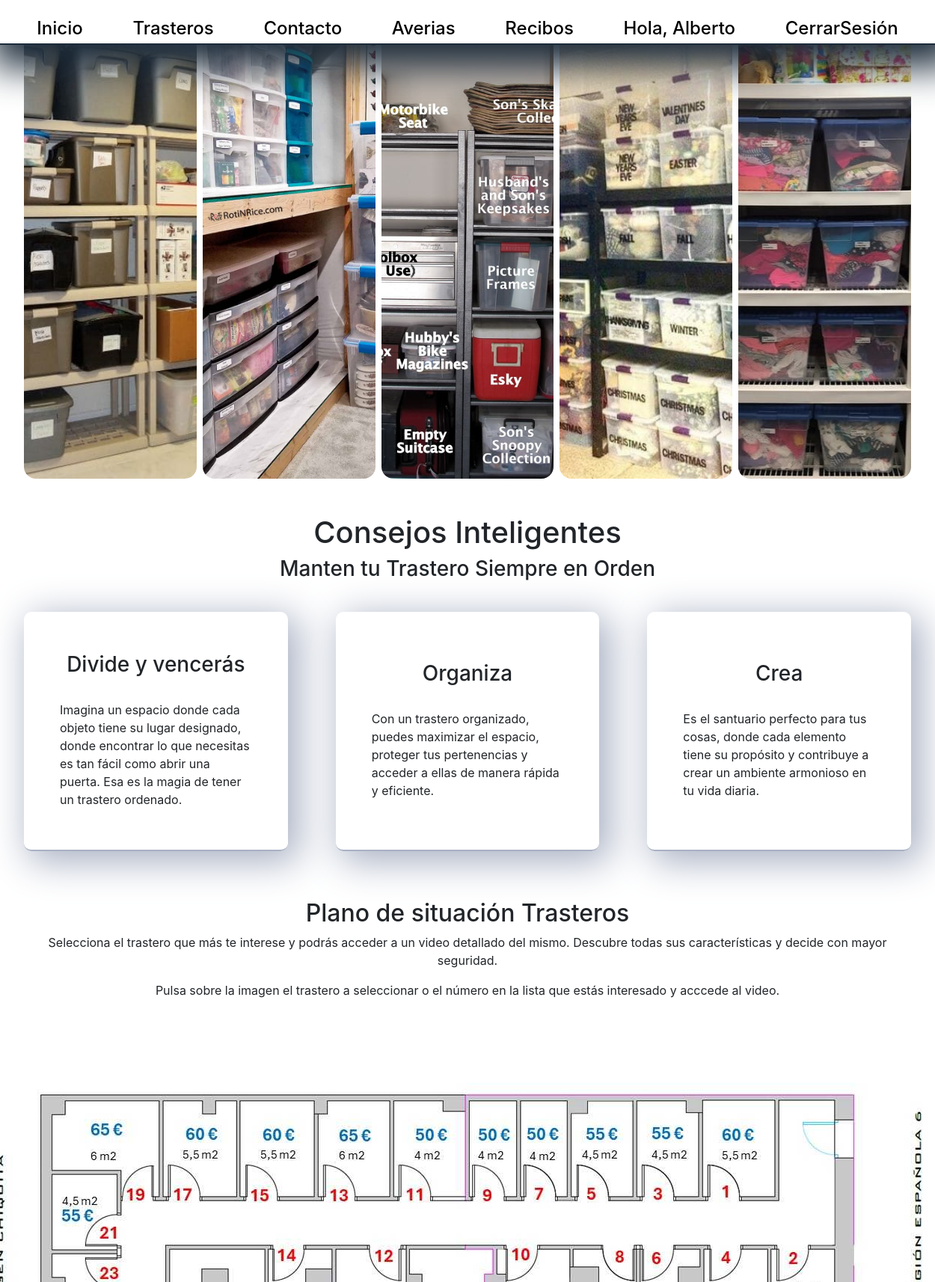
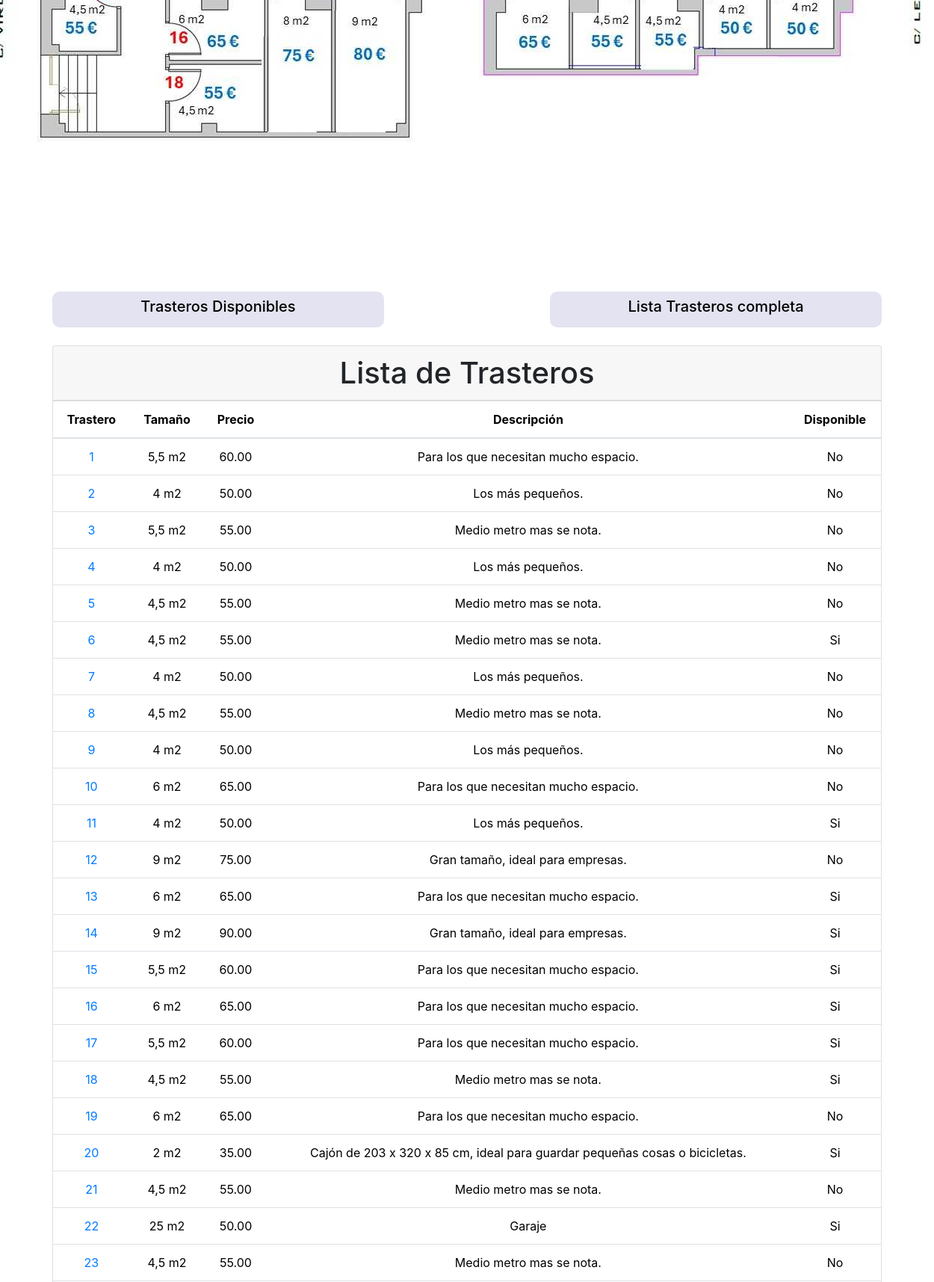
Screenshot of /app/vista/trasteros/trasteros.php (signed in, upper part) with the database file from the repository (2 pictures, top to bottom).
### tables this page shows
CREATE TABLE `trasteros` (
  `id_trastero` int(11) NOT NULL,
  `tamaño` varchar(50) DEFAULT NULL,
  `precio` decimal(10,2) DEFAULT NULL,
  `descripcion` varchar(500) DEFAULT NULL,
  `disponible` tinyint(1) DEFAULT NULL,
  `url` varchar(255) DEFAULT NULL
);

### config/conexion.php (called while the page is built, shortened)
<?php
class Conexion
{
    public function conectar()
    {
        try {
            $dsn = "mysql:host=" . HOST . ";dbname=" . BD;
            $conexion = new PDO($dsn, USER, PASS);
            $conexion->setAttribute(PDO::ATTR_ERRMODE, PDO::ERRMODE_EXCEPTION);
            return $conexion;
        } catch (PDOException $e) {
            echo "ERROR EN LA CONEXION: " . $e->getMessage();
            return null;
        }
    }
}
?>

### app/modelo/trasterosModelo.php (called while the page is built, shortened)
<?php
class TrasterosModelo
{
 private $db;
 public function __construct() {
    $this->db =new Conexion();
    $this->db->conectar();
  }
    public function getListaTrasteros(){
		$sql="  SELECT *
                FROM trasteros
                ORDER BY id_trastero ASC
                LIMIT 23";
		$conectar=$this->db->conectar();
		$consulta=$conectar->prepare($sql);
        $consulta->execute();
        $trastero=$consulta->fetchAll(PDO::FETCH_ASSOC);
        return $trastero;
    }
}

### app/controlador/trasterosControlador.php (called while the page is built, shortened)
 <?php
class TrasterosControlador{
public function listaTrasteros(){
    require_once "../../../config/conexion.php";
    require_once "../../modelo/trasterosModelo.php";
    $trastero = new TrasterosModelo();
    $trasteros = $trastero->getListaTrasteros();
    return $trasteros;
}
}

### app/vista/trasteros/trasteros.php (the view, shortened to what this page needs)
<?php
    include '../layouts/header.php';
?>
   <?php
   require_once ('../../controlador/trasterosControlador.php');
   $trasteros= new TrasterosControlador();
   if (!isset($_SESSION['usuario']) || $_SESSION['rol'] != 1) {
       $fila=$trasteros->listaTrasteros();
   }else{
       $fila=$trasteros->listaTrasterosAdmin();
   };
   ?>
<div class="galeriaTrasteros">
   <div style="background-image: url('/trasteros1024/public/multimedia/img/orden1.jpg');"></div>
   <div style="background-image: url('/trasteros1024/public/multimedia/img/orden5.jpg');"></div>
   <div style="background-image: url('/trasteros1024/public/multimedia/img/orden2.jpg');"></div>
   <div style="background-image: url('/trasteros1024/public/multimedia/img/orden3.jpg');"></div>
   <div style="background-image: url('/trasteros1024/public/multimedia/img/orden4.jpg');"></div>
</div>
<section class="contenedorTrasteros" id="contenedor1">
    <h2>Consejos Inteligentes</h2>
    <h3>Manten tu Trastero Siempre en Orden</h3>
    <div class="divTrasteros">
       <div class="tarjeta">
            <h3>Divide y vencerás</h3>
           <p>Imagina un espacio donde cada objeto tiene su lugar designado, donde encontrar lo que necesitas es tan fácil como abrir una puerta. Esa es la magia de tener un trastero ordenado.</p>
       </div>
       <div class="tarjeta">
           <h3>Organiza</h3>
           <p>Con un trastero organizado, puedes maximizar el espacio, proteger tus pertenencias y acceder a ellas de manera rápida y eficiente.</p>
       </div>
       <div class="tarjeta">
           <h3>Crea</h3>
           <p>Es el santuario perfecto para tus cosas, donde cada elemento tiene su propósito y contribuye a crear un ambiente armonioso en tu vida diaria.</p>
       </div>
    </div>
</section>
<section class="plano" id="situacionTrasteros">
    <h2>Plano de situación Trasteros</h2>
    <p>Selecciona el trastero que más te interese y podrás acceder a un video detallado del mismo. Descubre todas sus características y decide con mayor seguridad.</p>
    <p>Pulsa sobre la imagen el trastero a seleccionar o el número en la lista que estás interesado y acccede al video.</p>
</section>
<section class="seccionPlano">
    <img src="/trasteros1024/public/multimedia/img/plano.jpg" alt="plano situacion trasteros" usemap="#planoTrasteros" id="imgPlano">
</section>
       <div class="container mt-3 ">
       <?php  if (isset( $_SESSION['rol']) && $_SESSION['rol'] == 1){
            } else { ?>
                 <div class="btnTrasteros mb-4 ml-0 mr-0">
                    <a href="#tablaTrasteros" onclick="mostrarTrasterosDisponibles()">
                        <div class="btnTrasteroa">
                            <h5>Trasteros Disponibles</h5>
                        </div>
                    </a>
                    <a href="#tablaTrasteros"
                    onclick="refrescarPagina()">
                        <div class="btnTrasteroa">
                            <h5>Lista Trasteros completa</h5>
                        </div>
                    </a>
                </div>
            <?php
            }
            ?>
            <div class="row justify-content-center">
               <div class="col-md-12">
                   <div class="card">
                   <?php  if (isset( $_SESSION['rol']) && $_SESSION['rol'] == 1){?>
                        <div class="card-header h1 text-center">
                           Clientes de Trastero
                        </div>
                    <?php
                    } else { ?>
                        <div class="card-header h1 text-center">
                           Lista de Trasteros
                        </div>
                    <?php
                    }
                    ?>
                       <div class="p-0">
                           <table class="table text-center" id="tablaTrasteros">
                               <thead>
                                   <tr>
                                       <th scope="col">Trastero</th>
                                       <th scope="col">Tamaño</th>
                                       <th scope="col">Precio</th>
                                       <?php  if (isset( $_SESSION['rol']) && $_SESSION['rol'] == 1){
                                           echo "<th scope='col'>Alquilado por:</th>";
                                           echo "<th scope='col'>Nuevo recibo:</th>";
                                       } else {
                                           echo "<th scope='col'>Descripción</th>";
                                           echo "<th scope='col'>Disponible</th>";
                                       }?>
                                   </tr>
                               </thead>
                               <tbody>
                                <?php foreach($fila as $trastero){ ?>
                                    <tr>
                                        <td><a href="<?php echo $trastero['url']?>" target="_blank"><?php echo $trastero['id_trastero']?></a></td>
                                        <td><?php echo $trastero['tamaño']?></td>
                                        <td><?php echo $trastero['precio']  ?></td>
                                        <?php  if (isset( $_SESSION['rol']) && $_SESSION['rol'] == 1) {
                                            echo "<td>".$trastero['nombre'].' '.$trastero['apellido_1'].' '.$trastero['apellido_2']."</td>";
                                        }else{
                                            echo "<td>".$trastero['descripcion']."</td>";
                                            echo "<td>".($trastero['disponible']==1 ? 'Si' : 'No')."</td>";
                                        };
                                        ?>
                                    </tr>
                                <?php } ?>
                                </tbody>
                           </table>
                       </div>
                   </div>
               </div>
           </div>
       </div>
       <?php require ('../layouts/footer.php');?>
</body>
</html>

### public/css/estilos.css (style rules this page uses)
:root { --altura_header: 60px; --size_h3: 1.75rem; --size_h2: 2.5rem; --size_h1: 3.5rem; --color_blanco: #ffffff; --color_brand: #a9b1c3; --color_mid: #8193a7; --color_dark: #1d2c3b; --color_ligth: #e3e3f1; --box-shadow: 6px 6px 10px #746d6d7e; }
* { margin: 0; padding: 0; box-sizing: border-box; }
a { text-decoration: none; }
h2 { font-size: var(--size_h2); }
h3 { font-size: var(--size_h3); }
.tarjeta { margin: 2rem; width: 65%; display: flex; flex-direction: column; justify-content: center; align-items: center; border-bottom: 2px solid var(--color_brand); box-shadow: 10px 10px 50px 5px var(--color_brand); border-radius: 10px; }
.tarjeta > h3, .tarjeta > p { margin: 1rem 3rem; }
.galeriaTrasteros { display: flex; height: 80vh; gap: 0.5em; margin: 0 2rem; }
.galeriaTrasteros>div { flex: 1; border-radius: 1rem; background-position: center; background-repeat: no-repeat; background-size: auto 100%; transition: all 0.8s cubic-bezier(0.25, 0.4, 0.45, 1.4); }
.contenedorTrasteros { margin-top: 3rem; }
.contenedorTrasteros>h2, .contenedorTrasteros>h3 { text-align: center; }
.contenedorTrasteros>h2 { font-size: var(--size_h2); }
.contenedorTrasteros>h3 { font-size: var(--size_h3); }
.divTrasteros { display: flex; flex-direction: column; justify-content: center; align-items: center; }
.plano { text-align: center; margin: 2rem; }
.btnTrasteros { margin: 0 2rem; display: flex; flex-direction: row; justify-content: space-between; align-items: center; }
.btnTrasteros > a { width: 40%; height: 100%; color: black; }
.btnTrasteroa { text-align: center; background-color: var(--color_ligth); border-radius: 10px; padding: 0.5rem; }
.seccionPlano { display: none; }
@media (min-width: 841px) { .tarjeta { height: 20rem; } }
@media (min-width: 841px) { .tarjeta { max-width: 35%; } }
@media (min-width: 841px) { .seccionPlano { display: flex; flex-direction: column; align-items: center; justify-content: center; } }
@media (min-width: 841px) { .divTrasteros { flex-direction: row; } }

### rows the page displays
trasteros: id_trastero "1", tamaño "5,5 m2", precio "60.00", descripcion "Para los que necesitan mucho espacio.", disponible "No"
trasteros: id_trastero "2", tamaño "4 m2", precio "50.00", descripcion "Los más pequeños.", disponible "No"
trasteros: id_trastero "3", tamaño "5,5 m2", precio "55.00", descripcion "Medio metro mas se nota.", disponible "No"
trasteros: id_trastero "4", tamaño "4 m2", precio "50.00", descripcion "Los más pequeños.", disponible "No"
trasteros: id_trastero "5", tamaño "4,5 m2", precio "55.00", descripcion "Medio metro mas se nota.", disponible "No"
trasteros: id_trastero "6", tamaño "4,5 m2", precio "55.00", descripcion "Medio metro mas se nota.", disponible "Si"
trasteros: id_trastero "7", tamaño "4 m2", precio "50.00", descripcion "Los más pequeños.", disponible "No"
trasteros: id_trastero "8", tamaño "4,5 m2", precio "55.00", descripcion "Medio metro mas se nota.", disponible "No"
trasteros: id_trastero "9", tamaño "4 m2", precio "50.00", descripcion "Los más pequeños.", disponible "No"
trasteros: id_trastero "10", tamaño "6 m2", precio "65.00", descripcion "Para los que necesitan mucho espacio.", disponible "No"
trasteros: id_trastero "11", tamaño "4 m2", precio "50.00", descripcion "Los más pequeños.", disponible "Si"
trasteros: id_trastero "12", tamaño "9 m2", precio "75.00", descripcion "Gran tamaño, ideal para empresas.", disponible "No"
trasteros: id_trastero "13", tamaño "6 m2", precio "65.00", descripcion "Para los que necesitan mucho espacio.", disponible "Si"
trasteros: id_trastero "14", tamaño "9 m2", precio "90.00", descripcion "Gran tamaño, ideal para empresas.", disponible "Si"
trasteros: id_trastero "15", tamaño "5,5 m2", precio "60.00", descripcion "Para los que necesitan mucho espacio.", disponible "Si"
trasteros: id_trastero "16", tamaño "6 m2", precio "65.00", descripcion "Para los que necesitan mucho espacio.", disponible "Si"
trasteros: id_trastero "17", tamaño "5,5 m2", precio "60.00", descripcion "Para los que necesitan mucho espacio.", disponible "Si"
trasteros: id_trastero "18", tamaño "4,5 m2", precio "55.00", descripcion "Medio metro mas se nota.", disponible "Si"
trasteros: id_trastero "19", tamaño "6 m2", precio "65.00", descripcion "Para los que necesitan mucho espacio.", disponible "No"
trasteros: id_trastero "20", tamaño "2 m2", precio "35.00", descripcion "Cajón de 203 x 320 x 85 cm, ideal para guardar pequeñas cosas o bicicletas.", disponible "Si"
trasteros: id_trastero "21", tamaño "4,5 m2", precio "55.00", descripcion "Medio metro mas se nota.", disponible "No"
trasteros: id_trastero "22", tamaño "25 m2", precio "50.00", descripcion "Garaje", disponible "Si"
trasteros: id_trastero "23", tamaño "4,5 m2", precio "55.00", descripcion "Medio metro mas se nota.", disponible "No"

### other values shown
$_SESSION['usuario'] "Alberto"
